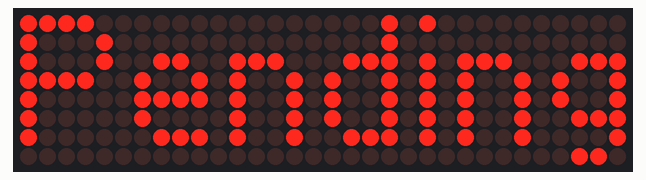
Recording of a sketch running on a simulated ESP8266 (NodeMCU). Parts: 32×8 LED matrix. WiFi joins after 1.5 s; servers stay silent unless stated; uploads are accepted with an empty reply; what the sketch prints to the serial monitor is not drawn.

Above: at 2.9 s.

The sketch:

bilibli.ino
```cpp
#include <ESP8266HTTPClient.h>

#include <ESP8266WiFi.h>
#include <WiFiClientSecure.h>


// ----------------------------
// Additional Libraries - each one of these will need to be installed.
// ----------------------------


#include <MD_MAX72xx.h>
#include <SPI.h>

#define PRINT(s, v) { Serial.print(F(s)); Serial.print(v); }

// IP address for the ESP8266 is displayed on the scrolling display
// after startup initialisation and connected to the WiFi network.
//
// Connections for ESP8266 hardware SPI are:
// Vcc       3v3     LED matrices seem to work at 3.3V
// GND       GND     GND
// DIN        D7     HSPID or HMOSI 13
// CS or LD   D8     HSPICS or HCS 15
// CLK        D5     CLK or HCLK 14
//

// Library for connecting to the Youtube API

// Search for "youtube" in the Arduino Library Manager
// https://github.com/witnessmenow/arduino-youtube-api

#include <ArduinoJson.h>
// Library used for parsing Json from the API responses

// Search for "Arduino Json" in the Arduino Library manager
// https://github.com/bblanchon/ArduinoJson

//------- Replace the following! ------
char ssid[] = "******";       // your network SSID (name)
char password[] = "******";  // your network key
char bilibiliURL[] = "http://api.allorigins.win/get?url=https://api.bilibili.com/x/relation/stat?vmid=********&jsonp=jsonp"; // your bilibili url
//------- ---------------------- ------

WiFiClientSecure client;

unsigned long timeBetweenRequests = 60000;
unsigned long nextRunTime;

long subs = 0;


// Define the number of devices we have in the chain and the hardware interface
// NOTE: These pin numbers will probably not work with your hardware and may
// need to be adapted
#define HARDWARE_TYPE MD_MAX72XX::FC16_HW //I am using the FC16_HW hardware
#define MAX_DEVICES 4

#define CLK_PIN   14 // or SCK
#define DATA_PIN  13 // or MOSI
#define CS_PIN    15 // or SS

// SPI hardware interface
MD_MAX72XX mx = MD_MAX72XX(HARDWARE_TYPE, CS_PIN, MAX_DEVICES);

// Text parameters
#define CHAR_SPACING  1 // pixels between characters

// Global message buffers shared by Serial and Scrolling functions
#define BUF_SIZE  75
char message[BUF_SIZE] = "Pending";
bool newMessageAvailable = true;
int bSubscriberCount = 0;


void readSerial(void)
{
  static uint8_t  putIndex = 0;

  while (Serial.available())
  {
    message[putIndex] = (char)Serial.read();
    if ((message[putIndex] == '\n') || (putIndex >= BUF_SIZE-3))  // end of message character or full buffer
    {
      // put in a message separator and end the string
      message[putIndex] = '\0';
      // restart the index for next filling spree and flag we have a message waiting
      putIndex = 0;
      newMessageAvailable = true;
    }
    else
      // Just save the next char in next location
      message[putIndex++];
  }
}

void printText(uint8_t modStart, uint8_t modEnd, char *pMsg)
// Print the text string to the LED matrix modules specified.
// Message area is padded with blank columns after printing.
{
  uint8_t   state = 0;
  uint8_t   curLen;
  uint16_t  showLen;
  uint8_t   cBuf[8];
  int16_t   col = ((modEnd + 1) * COL_SIZE) - 1;

  mx.control(modStart, modEnd, MD_MAX72XX::UPDATE, MD_MAX72XX::OFF);

  do     // finite state machine to print the characters in the space available
  {
    switch(state)
    {
      case 0: // Load the next character from the font table
        // if we reached end of message, reset the message pointer
        if (*pMsg == '\0')
        {
          showLen = col - (modEnd * COL_SIZE);  // padding characters
          state = 2;
          break;
        }

        // retrieve the next character form the font file
        showLen = mx.getChar(*pMsg++, sizeof(cBuf)/sizeof(cBuf[0]), cBuf);
        curLen = 0;
        state++;
        // !! deliberately fall through to next state to start displaying

      case 1: // display the next part of the character
        mx.setColumn(col--, cBuf[curLen++]);

        // done with font character, now display the space between chars
        if (curLen == showLen)
        {
          showLen = CHAR_SPACING;
          state = 2;
        }
        break;

      case 2: // initialize state for displaying empty columns
        curLen = 0;
        state++;
        // fall through

      case 3: // display inter-character spacing or end of message padding (blank columns)
        mx.setColumn(col--, 0);
        curLen++;
        if (curLen == showLen)
          state = 0;
        break;

      default:
        col = -1;   // this definitely ends the do loop
    }
  } while (col >= (modStart * COL_SIZE));

  mx.control(modStart, modEnd, MD_MAX72XX::UPDATE, MD_MAX72XX::ON);
}


void setup() {

  Serial.begin(115200);

  // Set WiFi to station mode and disconnect from an AP if it was Previously
  // connected
  WiFi.mode(WIFI_STA);
  WiFi.disconnect();
  delay(100);

  // Attempt to connect to Wifi network:
  Serial.print("Connecting Wifi: ");
  Serial.println(ssid);
  WiFi.begin(ssid, password);
  while (WiFi.status() != WL_CONNECTED) {
    Serial.print(".");
    delay(500);
  }
  Serial.println("");
  Serial.println("WiFi connected");
  Serial.println("IP address: ");
  IPAddress ip = WiFi.localIP();
  Serial.println(ip);

  // Required if you are using ESP8266 V2.5 or above
  client.setInsecure();


  // MX Part

    // Display initialisation
  mx.begin();
//  strcat(bilibiliURL, bilibiliID);
//  sprintf(bilibiliURL,"http://api.allorigins.win/get?url=https://api.bilibili.com/x/relation/stat?vmid=%d&jsonp=jsonp",bilibiliID);


  Serial.println(bilibiliURL);
}

void loop() {

  if (millis() > nextRunTime)  {
    if(true)
    {
      HTTPClient http;
      Serial.println("bilibili");//
      http.useHTTP10(true);
      http.begin(bilibiliURL);
      http.GET();                                        //Make the request

      // Parse response
      const size_t capacity = JSON_OBJECT_SIZE(2) + JSON_OBJECT_SIZE(5) + 300;
      DynamicJsonDocument doc(capacity);
      deserializeJson(doc, http.getStream());
      const char* contents = doc["contents"];

      Serial.println(contents);
      // Read values
      DynamicJsonDocument data(capacity);
      deserializeJson(data, contents);
//      Serial.println(doc.as<char[]>());
      const char* tmp = data["data"];
      Serial.println(tmp);
      JsonObject bilibili_json = data["data"];
      int tmp_bilibili = bilibili_json["follower"];

      Serial.println(tmp_bilibili);
      if (bSubscriberCount < tmp_bilibili){
        bSubscriberCount = tmp_bilibili;
        sprintf(message, "B%d", bSubscriberCount);
        newMessageAvailable = true;
      }
      // Disconnect
      http.end();

    }
    nextRunTime = millis() + timeBetweenRequests;
  }
 if (newMessageAvailable)
  {
    PRINT("\nProcessing new message: ", message);
    printText(0, MAX_DEVICES-1, message);
    newMessageAvailable = false;
  }
}
```
